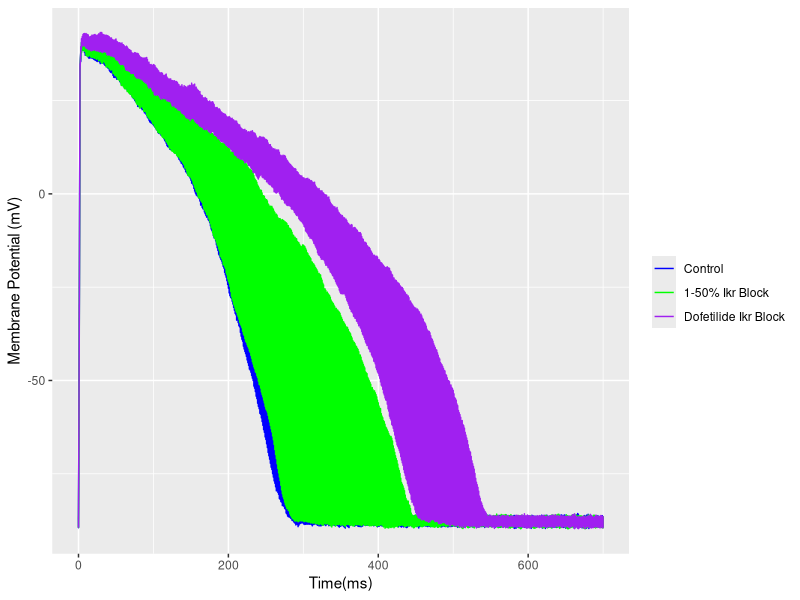

This figure's R source: (Note: this script raises an error after producing the figure.)
## ---- chunk 1
knitr::opts_chunk$set(echo = TRUE)
## ---- chunk 2
library(tidyverse)
library(cowplot)
library(reshape2)
library(ggpubr)
## ---- chunk 3
adultControl = read_csv("clean_data/adult_control_with_noise.csv", col_names=FALSE)
adultFBlock = read_csv("clean_data/adult_block_with_noise.csv", col_names = FALSE)
adultDBlock = read_csv("clean_data/adult_dof_with_noise.csv", col_names = FALSE)
ipscControl = read_csv("clean_data/ipsc_control_with_noise.csv", col_names = FALSE)
ipscFBlock = read_csv("clean_data/ipsc_block_with_noise.csv", col_names = FALSE)
ipscDBlock = read_csv("clean_data/ipsc_dof_with_noise.csv", col_names = FALSE)

# Calculating Control Average Traces for Figure 1
ipscMeanControl = colMeans(ipscControl)
adultMeanControl = colMeans(adultControl)
meanControls = as_tibble(cbind(time, ipscMeanControl, adultMeanControl))

## Plotting Simulated Adult CM APs with impedance
adultControl = as_tibble(t(adultControl))
adultFBlock = as_tibble(t(adultFBlock))
adultDBlock = as_tibble(t(adultDBlock))
adultControl$time = 0:700
adultFBlock$time = 0:700
adultDBlock$time = 0:700
df =  melt(adultControl ,  id.vars = 'time', variable.name = 'series')
df2 = melt(adultFBlock, id.vars = 'time', variable.name = 'series')
df3 = melt(adultDBlock, id.vars = 'time', variable.name = 'series')
adult = ggplot(df, aes(x=time,y = value)) + geom_line(aes(color = 'blue')) + geom_line(data = df2, aes(x = time, y=value,color = 'green')) + geom_line(data = df3, aes(x = time, y=value,color = 'purple')) + xlab("Time(ms)")+ ylab("Membrane Potential (mV)") + scale_colour_manual(name = '', values =c('blue'='blue','green'='green','purple'='purple'), labels = c('Control','1-50% Ikr Block', 'Dofetilide Ikr Block'))

## Plotting Simulated ipsc CM APs with impedance
ipscControl = as_tibble(t(ipscControl))
ipscFBlock = as_tibble(t(ipscFBlock))
ipscDBlock = as_tibble(t(ipscDBlock))
ipscControl$time = 0:700
ipscFBlock$time = 0:700
ipscDBlock$time = 0:700
df_i =  melt(ipscControl ,  id.vars = 'time', variable.name = 'series')
df2_i = melt(ipscFBlock, id.vars = 'time', variable.name = 'series')
df3_i = melt(ipscDBlock, id.vars = 'time', variable.name = 'series')
ipsc = ggplot(df_i, aes(x=time,y = value)) + geom_line(aes(color = 'blue')) + geom_line(data = df2_i, aes(x = time, y=value,color = 'green')) + geom_line(data = df3_i, aes(x = time, y=value,color = 'purple')) ++ xlab("Time(ms)")+ ylab("Membrane Potential (mV)") + scale_colour_manual(name = '', values =c('blue'='blue','green'='green','purple'='purple'), labels = c('Control','1-50% Ikr Block', 'Dofetilide Ikr Block'))

## ---- chunk 4
A = ggplot(meanControls, aes(x = time, y = ipscMeanControl)) + geom_line() + ggtitle("Simulated Baseline iPSC-CM AP") + xlab("Time (ms)") + ylab("Membrane Potential (mV)")
B = ggplot(meanControls, aes(x = time, y = adultMeanControl)) + geom_line(color = "red") + ggtitle("Simulated Baseline Adult-CM AP") + xlab("Time (ms)") + ylab("Membrane Potential (mV)")
C = ggplot()
D = ggplot()
E = ipsc
H = adult
plot_grid(A, B, C, D, E, H,labels = "AUTO",ncol = 2)
## ---- chunk 5
adultControl$time = NULL
adultFBlock$time = NULL
adultDBlock$time = NULL
ipscControl$time = NULL
ipscFBlock$time = NULL
ipscDBlock$time = NULL

# Depolarization Velocities
maxAdultControl = round(sapply(adultControl, diff),digits = 2)
maxAdultFBlock = round(sapply(adultFBlock, diff), digits = 2)
maxAdultDBlock = round(sapply(adultDBlock, diff),digits = 2)

maxipscControl = round(sapply(ipscControl, diff),digits = 2)
maxipscFBlock = round(sapply(ipscFBlock, diff),digits = 2)
maxipscDBlock = round(sapply(ipscDBlock, diff),digits = 2)


# Max Diastolic Potential
minAdultControl = round(sapply(adultControl, min),digits = 2)
minAdultFBlock = round(sapply(adultFBlock, min),digits = 2)
minAdultDBlock = round(sapply(adultDBlock, min),digits = 2)

minipscControl = round(sapply(ipscControl, min),digits = 2)
minipscFBlock = round(sapply(ipscFBlock, min),digits = 2)
minipscDBlock = round(sapply(ipscDBlock, min),digits = 2)


#Action potential duration
adultControlAPD30 = APD30(adultControl)
adultFBlockAPD30 = APD30(adultFBlock)
adultDBlockAPD30 = APD30(adultFBlock)

ipscControlAPD30 = APD30(ipscControl)
ipscFBlockAPD30 = APD30(ipscFBlock)
ipscDBlockAPD30 = APD30(ipscFBlock)


adultControlAPD90 = APD90(adultControl)
adultFBlockAPD90 = APD90(adultFBlock)
adultDBlockAPD90 = APD90(adultFBlock)

ipscControlAPD90 = APD90(ipscControl)
ipscFBlockAPD90 = APD90(ipscFBlock)
ipscDBlockAPD90 = APD90(ipscFBlock)

col_names = c("Vmax (mV/ms)","MDP (mV)","ADP30 (ms)","ADP90 (ms)")

iControl = c(paste0(min(maxipscControl),'-',max(maxipscControl)),paste0(min(minipscControl),'-',max(minipscControl)),paste0(min(ipscControlAPD30),'-',max(ipscControlAPD30)),paste0(min(ipscControlAPD90),'-',max(ipscControlAPD90)))
iControlDelta = abs(c(max(maxipscControl)-min(maxipscControl),max(minipscControl)-min(minipscControl),max(ipscControlAPD30)-min(ipscControlAPD30),max(ipscControlAPD90)-min(ipscControlAPD90)))

iFBlock = c(paste0(min(maxipscFBlock),'-',max(maxipscFBlock)),paste0(min(minipscFBlock),'-',max(minipscFBlock)),paste0(min(ipscFBlockAPD30),'-',max(ipscFBlockAPD30)),paste0(min(ipscFBlockAPD90),'-',max(ipscFBlockAPD90)))
iFBlockDelta = abs(c(max(maxipscFBlock)-min(maxipscFBlock),max(minipscFBlock)-min(minipscFBlock),max(ipscFBlockAPD30)-min(ipscFBlockAPD30),max(ipscFBlockAPD90)-min(ipscFBlockAPD90)))

iDBlock = c(paste0(min(maxipscDBlock),'-',max(maxipscDBlock)),paste0(min(minipscDBlock),'-',max(minipscDBlock)),paste0(min(ipscDBlockAPD30),'-',max(ipscDBlockAPD30)),paste0(min(ipscDBlockAPD90),'-',max(ipscDBlockAPD90)))
iDBlockDelta = abs(c(max(maxipscDBlock)-min(maxipscDBlock),max(minipscDBlock)-min(minipscDBlock),max(ipscDBlockAPD30)-min(ipscDBlockAPD30),max(ipscDBlockAPD90)-min(ipscDBlockAPD90)))

aControl = c(paste0(min(maxAdultControl),'-',max(maxAdultControl)),paste0(min(minAdultControl),'-',max(minAdultControl)),paste0(min(adultControlAPD30),'-',max(adultControlAPD30)),paste0(min(adultControlAPD90),'-',max(adultControlAPD90)))
aControlDelta = abs(c(max(maxAdultControl)-min(maxAdultControl),max(minAdultControl)-min(minAdultControl),max(adultControlAPD30)-min(adultControlAPD30),max(adultControlAPD90)-min(adultControlAPD90)))

aFBlock = c(paste0(min(maxAdultFBlock),'-',max(maxAdultFBlock)),paste0(min(minAdultFBlock),'-',max(minAdultFBlock)),paste0(min(adultFBlockAPD30),'-',max(adultFBlockAPD30)),paste0(min(adultFBlockAPD90),'-',max(adultFBlockAPD90)))
aFBlockDelta = abs(c(max(maxAdultFBlock)-min(maxAdultFBlock),max(minAdultFBlock)-min(minAdultFBlock),max(adultFBlockAPD30)-min(adultFBlockAPD30),max(adultFBlockAPD90)-min(adultFBlockAPD90)))

aDBlock = c(paste0(min(maxAdultDBlock),'-',max(maxAdultDBlock)),paste0(min(minAdultDBlock),'-',max(minAdultDBlock)),paste0(min(adultDBlockAPD30),'-',max(adultDBlockAPD30)),paste0(min(adultDBlockAPD90),'-',max(adultDBlockAPD90)))
aDBlockDelta = abs(c(max(maxAdultDBlock)-min(maxAdultDBlock),max(minAdultDBlock)-min(minAdultDBlock),max(adultDBlockAPD30)-min(adultDBlockAPD30),max(adultDBlockAPD90)-min(adultDBlockAPD90)))


G = rbind(iControl,round(iControlDelta,digits = 1),
          aControl,round(aControlDelta,digits = 1),
          iFBlock,round(iFBlockDelta,digits = 1),
          aFBlock,round(aFBlockDelta,digits = 1),
          iDBlock,round(iDBlockDelta,digits = 1),
          aDBlock,round(aDBlockDelta,digits = 1))

colnames(G) = col_names
rownames(G) = c("IPSC-CM","Delta","adult-CM","Delta","IPSC-CM","Delta","adult-CM","Delta","IPSC-CM","Delta","adult-CM","Delta")
G

APD30 = function(df) {
  A = numeric() 
  for (i in 1:ncol(df)){
    vect = df[,i]
    vectnorm = vect+abs(min(vect))
    max = max(vectnorm)
    max30 = .7*max
    A[i] = sum(vectnorm>max30)
   }
  return(A)
}

APD90 = function(df) {
  A = numeric() 
  for (i in 1:ncol(df)){
    vect = df[,i]
    vectnorm = vect+abs(min(vect))
    max = max(vectnorm)
    max90 = .1*max
    A[i] = sum(vectnorm>max90)
   }
  return(A)
}
